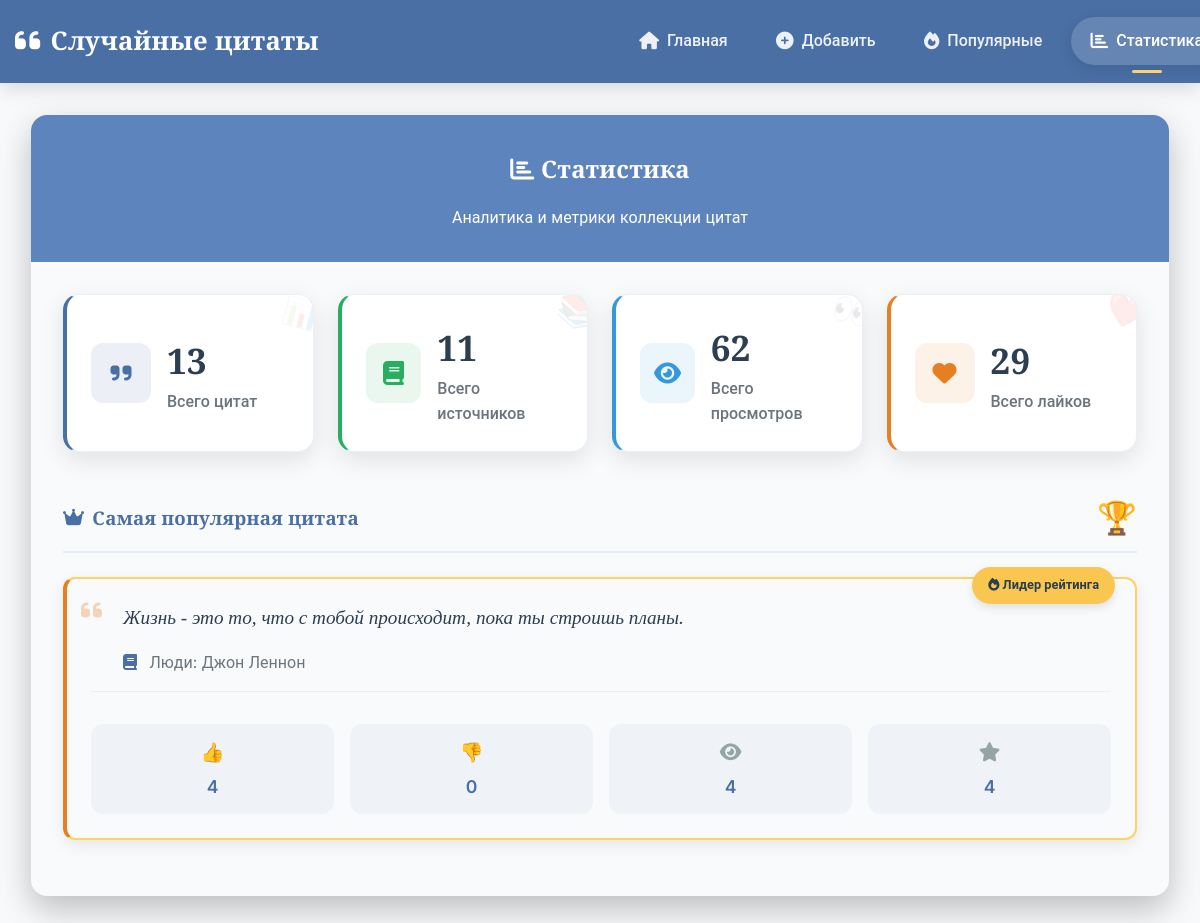
/dashboard/, run on the app's committed database.
### quotes/models.py (models this page shows, shortened)
class Quote(models.Model):
    text = models.TextField(verbose_name="Текст цитаты")
    source = models.ForeignKey(Source, on_delete=models.CASCADE, verbose_name="Источник")
    weight = models.PositiveIntegerField(default=1, verbose_name="Вес")
    views = models.PositiveIntegerField(default=0, verbose_name="Просмотры")
    likes = models.PositiveIntegerField(default=0, verbose_name="Лайки")
    dislikes = models.PositiveIntegerField(default=0, verbose_name="Дизлайки")
    created_at = models.DateTimeField(auto_now_add=True)
    updated_at = models.DateTimeField(auto_now=True)
    class Meta:
        unique_together = ['text', 'source']

class Source(models.Model):
    TYPE_CHOICES = [
        ('movie', 'Фильм'),
        ('book', 'Книга'),
        ('series', 'Сериал'),
        ('game', 'Игра'),
        ('person', 'Люди'),
        ('other', 'Другое'),
    ]
    name = models.CharField(max_length=200, verbose_name="Название")
    type = models.CharField(max_length=20, choices=TYPE_CHOICES, verbose_name="Тип")
    created_at = models.DateTimeField(auto_now_add=True)
    class Meta:
        unique_together = ['name', 'type']
    def __str__(self):
        return f"{self.get_type_display()}: {self.name}"

### quotes/views.py (the view)
# urls.py: path('dashboard/', views.dashboard, name='dashboard'),
def dashboard(request):
    quotes = Quote.objects.all()
    stats = {
        'total_quotes': quotes.count(),
        'total_sources': Source.objects.count(),
        'total_views': quotes.aggregate(total=Sum('views'))['total'] or 0,
        'total_likes': quotes.aggregate(total=Sum('likes'))['total'] or 0,
        'total_dislikes': quotes.aggregate(total=Sum('dislikes'))['total'] or 0,
        'most_popular': quotes.annotate(
            popularity=F('likes') - F('dislikes')
        ).order_by('-popularity').first(),
        'most_viewed': quotes.order_by('-views').first(),
    }
    return render(request, 'quotes/dashboard.html', {'stats': stats})

### quotes/templates/quotes/dashboard.html
{% extends 'quotes/base.html' %}
{% block content %}
<div class="quote-container">
    <div class="quote-card fade-in">
        <div class="card-header text-center">
            <h2><i class="fas fa-chart-bar"></i> Статистика</h2>
            <p class="mb-0">Аналитика и метрики коллекции цитат</p>
        </div>
        <div class="card-body">
            <div class="stats-grid">
                <div class="stat-card stat-card-primary">
                    <div class="stats-icon">
                        <i class="fas fa-quote-right"></i>
                    </div>
                    <div class="stat-content">
                        <h3>{{ stats.total_quotes }}</h3>
                        <p>Всего цитат</p>
                    </div>
                    <div class="stats-badge">📊</div>
                </div>
                <div class="stat-card stat-card-success">
                    <div class="stats-icon">
                        <i class="fas fa-book"></i>
                    </div>
                    <div class="stat-content">
                        <h3>{{ stats.total_sources }}</h3>
                        <p>Всего источников</p>
                    </div>
                    <div class="stats-badge">📚</div>
                </div>
                <div class="stat-card stat-card-info">
                    <div class="stats-icon">
                        <i class="fas fa-eye"></i>
                    </div>
                    <div class="stat-content">
                        <h3>{{ stats.total_views }}</h3>
                        <p>Всего просмотров</p>
                    </div>
                    <div class="stats-badge">👀</div>
                </div>
                <div class="stat-card stat-card-warning">
                    <div class="stats-icon">
                        <i class="fas fa-heart"></i>
                    </div>
                    <div class="stat-content">
                        <h3>{{ stats.total_likes }}</h3>
                        <p>Всего лайков</p>
                    </div>
                    <div class="stats-badge">❤️</div>
                </div>
            </div>
            {% if stats.most_popular %}
            <div class="popular-quote fade-in" style="animation-delay: 0.3s">
                <div class="section-header">
                    <h3><i class="fas fa-crown"></i> Самая популярная цитата</h3>
                    <div class="trophy-badge">🏆</div>
                </div>
                <div class="quote-item featured">
                    <div class="quote-content">
                        <div class="quote-text">
                            <i class="fas fa-quote-left quote-icon"></i>
                            <p>{{ stats.most_popular.text }}</p>
                        </div>
                        <div class="quote-source">
                            <i class="fas fa-book"></i>
                            {{ stats.most_popular.source }}
                        </div>
                    </div>
                    <div class="quote-stats">
                        <div class="stats-mini-grid">
                            <div class="stats-mini">
                                <span class="stats-mini-icon">👍</span>
                                <span class="stats-mini-value">{{ stats.most_popular.likes }}</span>
                            </div>
                            <div class="stats-mini">
                                <span class="stats-mini-icon">👎</span>
                                <span class="stats-mini-value">{{ stats.most_popular.dislikes }}</span>
                            </div>
                            <div class="stats-mini">
                                <span class="stats-mini-icon"><i class="fas fa-eye"></i></span>
                                <span class="stats-mini-value">{{ stats.most_popular.views }}</span>
                            </div>
                            <div class="stats-mini">
                                <span class="stats-mini-icon"><i class="fas fa-star"></i></span>
                                <span class="stats-mini-value">{{ stats.most_popular.likes|add:stats.most_popular.dislikes }}</span>
                            </div>
                        </div>
                    </div>
                    <div class="featured-badge">
                        <i class="fas fa-fire"></i>
                        Лидер рейтинга
                    </div>
                </div>
            </div>
            {% endif %}
        </div>
    </div>
</div>
{% endblock%}

### data on the page
Quote: most_popular.text "Жизнь - это то, что с тобой происходит, пока ты строишь планы.", most_popular.source "Люди: Джон Леннон", most_popular.likes "4", most_popular.dislikes "0", most_popular.views "4", most_popular.likes|add "4"

### other printed values
{{ stats.total_quotes }} "13"
{{ stats.total_sources }} "11"
{{ stats.total_views }} "62"
{{ stats.total_likes }} "29"
